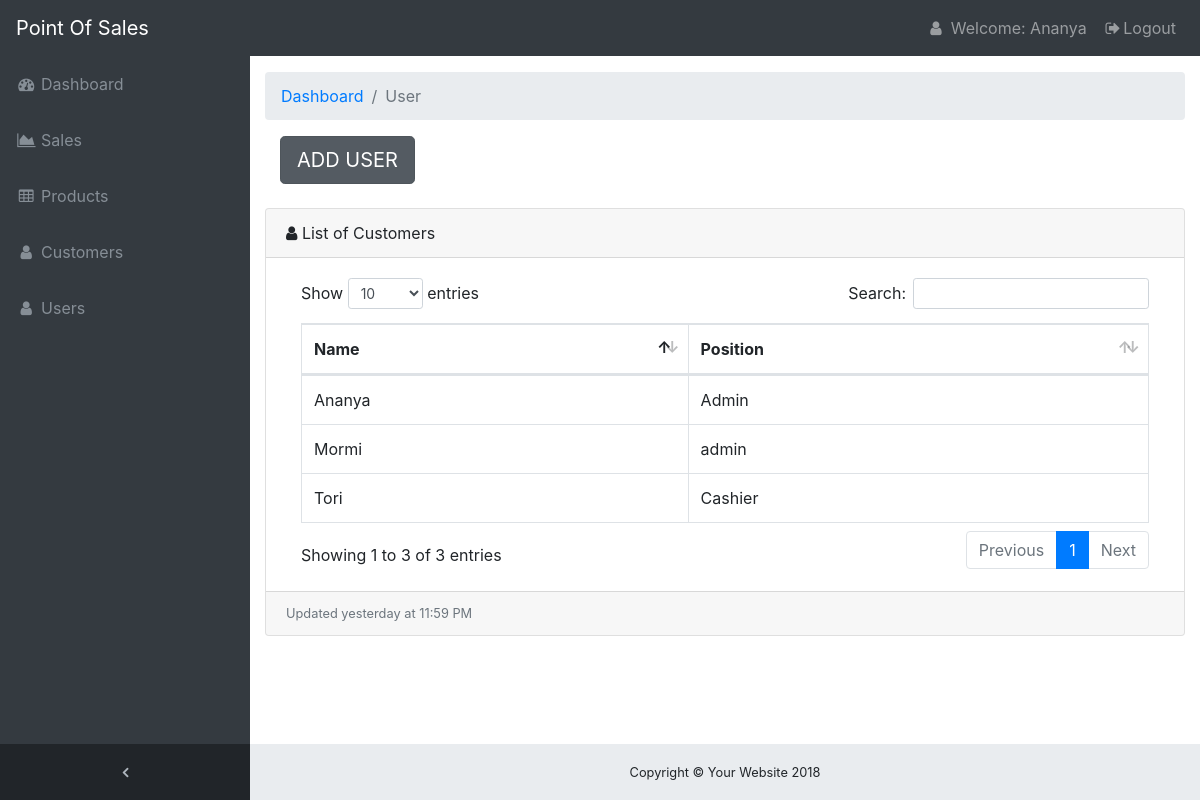
Screenshot of /user.php (signed in) with the database file from the repository.
### tables this page shows
CREATE TABLE `user` (
  `user_id` int(11) NOT NULL,
  `user_name` varchar(255) NOT NULL,
  `password` varchar(255) NOT NULL,
  `position` varchar(255) NOT NULL
);

### user.php (the view, shortened to what this page needs)
<!DOCTYPE html>
<html lang="en">
<head>
  <link href="vendor/bootstrap/css/bootstrap.min.css" rel="stylesheet">
  <link href="vendor/font-awesome/css/font-awesome.min.css" rel="stylesheet" type="text/css">
  <link href="vendor/datatables/dataTables.bootstrap4.css" rel="stylesheet">
  <link href="css/sb-admin.css" rel="stylesheet">
<?php
$invoice=rand();
?>
</head>
<body class="fixed-nav sticky-footer bg-dark" id="page-top">
   <nav class="navbar navbar-expand-lg navbar-dark bg-dark fixed-top" id="mainNav">
    <a class="navbar-brand" href="Homepage.php">Point Of Sales</a>
    <div class="collapse navbar-collapse" id="navbarResponsive">
      <ul class="navbar-nav navbar-sidenav" id="exampleAccordion">
        <li class="nav-item" data-toggle="tooltip" data-placement="right" title="Dashboard">
          <a class="nav-link" href="index.php">
            <i class="fa fa-fw fa-dashboard"></i>
            <span class="nav-link-text">Dashboard</span>
          </a>
        </li>
        <li class="nav-item" data-toggle="tooltip" data-placement="right" title="Sales">
         <a class="nav-link" href="sales.php?invoice=<?php echo $invoice ?>">
            <i class="fa fa-fw fa-area-chart"></i>
            <span class="nav-link-text">Sales</span>
          </a>
        </li>
        <li class="nav-item" data-toggle="tooltip" data-placement="right" title="Products">
          <a class="nav-link" href="product.php">
            <i class="fa fa-fw fa-table"></i>
            <span class="nav-link-text">Products</span>
          </a>
        </li>
        <li class="nav-item" data-toggle="tooltip" data-placement="right" title="Customers">
          <a class="nav-link" href="customer.php">
            <i class="fa fa-fw fa-user"></i>
            <span class="nav-link-text">Customers</span>
          </a>
        </li>
        <li class="nav-item" data-toggle="tooltip" data-placement="right" title="Users">
          <a class="nav-link" href="user.php">
            <i class="fa fa-fw fa-user"></i>
            <span class="nav-link-text">Users</span>
          </a>
        </li>
      </ul>
      <ul class="navbar-nav sidenav-toggler">
        <li class="nav-item">
          <a class="nav-link text-center" id="sidenavToggler">
            <i class="fa fa-fw fa-angle-left"></i>
          </a>
        </li>
      </ul>
      <ul class="navbar-nav ml-auto">
        <li class="nav-item">
        <a class="nav-link" data-toggle="modal" data-target="#WModal"><i class="fa fa-fw fa-user"></i> Welcome: <?php echo $_SESSION['user_name'] ?> </a>
        </li>
        <li class="nav-item">
          <a class="nav-link" data-toggle="modal" data-target="#exampleModal">
            <i class="fa fa-fw fa-sign-out"></i>Logout</a>
        </li>
      </ul>
    </div>
  </nav>
  <div class="content-wrapper">
    <div class="container-fluid">
      <ol class="breadcrumb">
        <li class="breadcrumb-item">
          <a href="#">Dashboard</a>
        </li>
        <li class="breadcrumb-item active">User</li>
      </ol>
        <div class="container">
            <div class="row">
               <div class="col-sm">
                   <a  href="register.html" class="btn btn-secondary btn-lg active" data-toggle="modal" data-target="#theModal"  role="button" aria-pressed="true">ADD USER</a>
                   </div>
                </div>
            </div><br>
      <div class="card mb-3">
        <div class="card-header">
          <i class="fa fa-user"></i>
          List of Customers
          </div>
        <div class="card-body">
          <div class="table-responsive">
            <table class="table table-bordered" id="dataTable" width="100%" cellspacing="0" on>
              <thead>
                <tr>
                  <th>Name</th>
                  <th>Position</th>
                </tr>
              </thead>
              <tbody>
                  <?php
                  include 'dbms.php' ;
                  $sql="SELECT * FROM `user` WHERE 1" ;
                  $res=mysqli_query($conn,$sql);
                  while($row=mysqli_fetch_assoc($res))
                  {?>
                  <tr>
                  <td><?php echo $row['user_name'] ?></td>
                  <td><?php echo $row['position'] ?></td>
                  </tr>
                  <?php }
                  ?>
              </tbody>
            </table>
          </div>
        </div>
        <div class="card-footer small text-muted">Updated yesterday at 11:59 PM</div>
      </div>
    </div>
    <footer class="sticky-footer">
      <div class="container">
        <div class="text-center">
          <small>Copyright © Your Website 2018</small>
        </div>
      </div>
    </footer>
  </div>
</body>
</html>

### css/sb-admin.css (style rules this page uses)
html { position: relative; min-height: 100%; }
body { overflow-x: hidden; }
body.sticky-footer { margin-bottom: 56px; }
body.sticky-footer .content-wrapper { min-height: calc(100vh - 56px - 56px); }
body.fixed-nav { padding-top: 56px; }
.content-wrapper { min-height: calc(100vh - 56px); padding-top: 1rem; }
#mainNav .navbar-collapse { overflow: auto; max-height: 75vh; }
#mainNav .navbar-collapse .navbar-nav .nav-item .nav-link { cursor: pointer; }
#mainNav .navbar-collapse .sidenav-toggler { display: none; }
@media (min-width: 992px) { #mainNav .navbar-brand { width: 250px; } }
@media (min-width: 992px) { #mainNav .navbar-collapse { overflow: visible; max-height: none; } }
@media (min-width: 992px) { #mainNav .navbar-collapse .navbar-sidenav { position: absolute; top: 0; left: 0; -webkit-flex-direction: column; -ms-flex-direction: column; flex-direction: column; margin-top: 56px; } }
@media (min-width: 992px) { #mainNav .navbar-collapse .navbar-sidenav > .nav-item { width: 250px; padding: 0; } }
@media (min-width: 992px) { #mainNav .navbar-collapse .navbar-sidenav > .nav-item > .nav-link { padding: 1em; } }
#mainNav.fixed-top .sidenav-toggler { display: none; }
@media (min-width: 992px) { #mainNav.fixed-top .navbar-sidenav { height: calc(100vh - 112px); } }
@media (min-width: 992px) { #mainNav.fixed-top .sidenav-toggler { position: absolute; top: 0; left: 0; display: flex; -webkit-flex-direction: column; -ms-flex-direction: column; flex-direction: column; margin-top: calc(100vh - 56px); } }
@media (min-width: 992px) { #mainNav.fixed-top .sidenav-toggler > .nav-item { width: 250px; padding: 0; } }
@media (min-width: 992px) { #mainNav.fixed-top .sidenav-toggler > .nav-item > .nav-link { padding: 1em; } }
#mainNav.fixed-top.navbar-dark .sidenav-toggler { background-color: #212529; }
#mainNav.fixed-top.navbar-dark .sidenav-toggler a i { color: #adb5bd; }
.content-wrapper { overflow-x: hidden; background: white; }
@media (min-width: 992px) { .content-wrapper { margin-left: 250px; } }
#sidenavToggler i { font-weight: 800; }
#mainNav.navbar-dark .navbar-collapse .navbar-sidenav > .nav-item > .nav-link { color: #868e96; }
@media (min-width: 992px) { #mainNav.navbar-dark .navbar-collapse .navbar-sidenav { background: #343a40; } }
footer.sticky-footer { position: absolute; right: 0; bottom: 0; width: 100%; height: 56px; background-color: #e9ecef; line-height: 55px; }
@media (min-width: 992px) { footer.sticky-footer { width: calc(100% - 250px); } }

### rows the page displays
user: user_name "Ananya", position "Admin"
user: user_name "Tori", position "Cashier"
user: user_name "Mormi", position "admin"

### other values shown
$_SESSION['user_name'] "Ananya"
